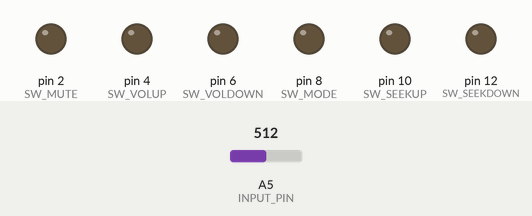
This sketch was run on a simulated Arduino Uno, built with avr-gcc and run on an emulated ATmega328P. Parts: output pins drawn as LEDs (lit = HIGH). The inputs (shaded band) are chosen by the test bench; at power-on: A5 (INPUT_PIN) = 512. What the sketch prints to the serial monitor is not drawn.

Above: at 1.2 s.
1.3 s: A5 (INPUT_PIN) set to 131
4.3 s: A5 (INPUT_PIN) set to 114
At 5.5 s:
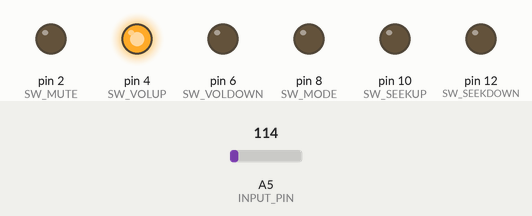
5.8 s: A5 (INPUT_PIN) set to 50
At 6.3 s:
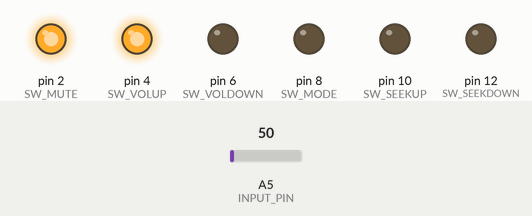
7.3 s: A5 (INPUT_PIN) set to 64
At 8.1 s:
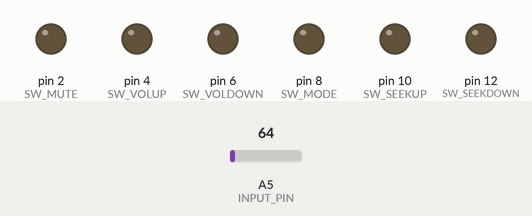
Timing chart, 0 to 9.8 s (numbered marks = the images above; inputs shaded):
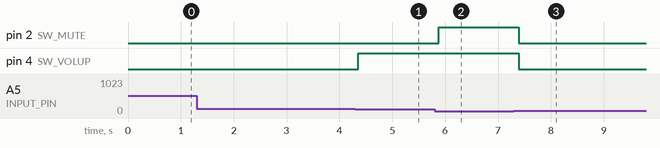

Measured:
- the behaviour switches between 123 and 122 on A5 (INPUT_PIN) (found by bisection; images 0 and 1)
- the behaviour switches between 58 and 59 on A5 (INPUT_PIN) (found by bisection; images 2 and 3)
- after the input at 1.3 s, every drawn part: stays the same
- after the input at 4.3 s, pin 4 (SW_VOLUP): LOW → HIGH after 0.06 s
- after the input at 5.8 s, pin 2 (SW_MUTE): LOW → HIGH after 0.08 s
- after the input at 7.3 s, pin 2 (SW_MUTE), pin 4 (SW_VOLUP): HIGH → LOW after 0.10 s

The sketch:

vw_canbus_steersw.ino
```cpp
/*
 * Volkswagen 純正カーナビ（クラリオン製 712SDCWなど）搭載車に付属している
 * CAN-BUSアダプターのステアリングリモコン線が出力する抵抗値を
 * SUZUKI車などのステアリングリモコン線が出力する抵抗値に変換する
 *
 * リレー 6系統, 抵抗 6系統
 */

const int INPUT_PIN = A5; // 電圧測定用入力ピン
const int Vcc = 5.0; // 入力電圧
const int Rt = 994; // 基準抵抗

// スイッチ判別用の定数（取り回しを良くするために出力ピンの定数を流用）
const int SW_NONE = 0; // 1.305k
const int SW_MUTE = 2; // 55.8
const int SW_VOLUP = 4; // 130.2
const int SW_VOLDOWN = 6; // 239
const int SW_MODE = 8; // 55.8
const int SW_SEEKUP = 10; // 1.03k - 1.21k
const int SW_SEEKDOWN = 12; // 1.25k - 1.28k


int pressedButton(float r_in) {
  // TODO: 現地合わせ
  if (r_in > 5000) {
    return SW_NONE;
  }
  if (r_in > 50 && r_in < 60) {
    return SW_MUTE;
  }
  if (r_in > 115 && r_in < 135) {
    return SW_VOLUP;
  }
  if (r_in > 220 && r_in < 250) {
    return SW_VOLDOWN;
  }
// CAN-BUSアダプター出力にMODEスイッチなし
//  if (r_in > 900 && r_in < 1100) {
//    return SW_MODE;
//  }
  if (r_in > 720 && r_in < 760) {
    return SW_SEEKUP;
  }
  if (r_in > 1500 && r_in < 1600) {
    return SW_SEEKDOWN;
  }
  return SW_NONE;
}

void connectResistor(int button) {
  if (button == SW_NONE) {
    digitalWrite(SW_MUTE, LOW);
    digitalWrite(SW_VOLUP, LOW);
    digitalWrite(SW_VOLDOWN, LOW);
    digitalWrite(SW_MODE, LOW);
    digitalWrite(SW_SEEKUP, LOW);
    digitalWrite(SW_SEEKDOWN, LOW);
  }
  else {
    digitalWrite(button, HIGH);
  }
}

void setup() {
  Serial.begin(9600);
  pinMode(SW_MUTE, OUTPUT);
  pinMode(SW_VOLUP, OUTPUT);
  pinMode(SW_VOLDOWN, OUTPUT);
  pinMode(SW_MODE, OUTPUT);
  pinMode(SW_SEEKUP, OUTPUT);
  pinMode(SW_SEEKDOWN, OUTPUT);
}

void loop() {
  // 抵抗値の読み取り
  int analog = analogRead(INPUT_PIN); // アナログ値の読み取り
  float v_x = analog * Vcc/1024.0; // 読み取ったアナログ値を電圧に変換(Rxにかかる電圧)
  float r_x = v_x * Rt / (Vcc-v_x); // 抵抗値の計算

  // debug prints
  Serial.print("RAW: ");
  Serial.print(analog);

  Serial.print(" | Voltage: ");
  Serial.print(v_x);
  Serial.print(" V");

  Serial.print(" | Resistor： ");
  Serial.print(r_x, 0);
  Serial.print(" Ω");

  // 抵抗値を元にどのスイッチが押されているのかを判別する
  int button = pressedButton(r_x);

  // debug prints
  switch (button) {
    case SW_NONE:
      Serial.println(" | SW_NONE");
      break;
    case SW_MUTE:
      Serial.println(" | SW_MUTE");
      break;
    case SW_VOLUP:
      Serial.println(" | SW_VOLUP");
      break;
    case SW_VOLDOWN:
      Serial.println(" | SW_VOLDOWN");
      break;
    case SW_MODE:
      Serial.println(" | SW_MODE");
      break;
    case SW_SEEKUP:
      Serial.println(" | SW_SEEKUP");
      break;
    case SW_SEEKDOWN:
      Serial.println(" | SW_SEEKDOWN");
      break;
  }

  // 押されているボタンに対応する抵抗値を出力する
  connectResistor(button);

  delay(100);
}
```
